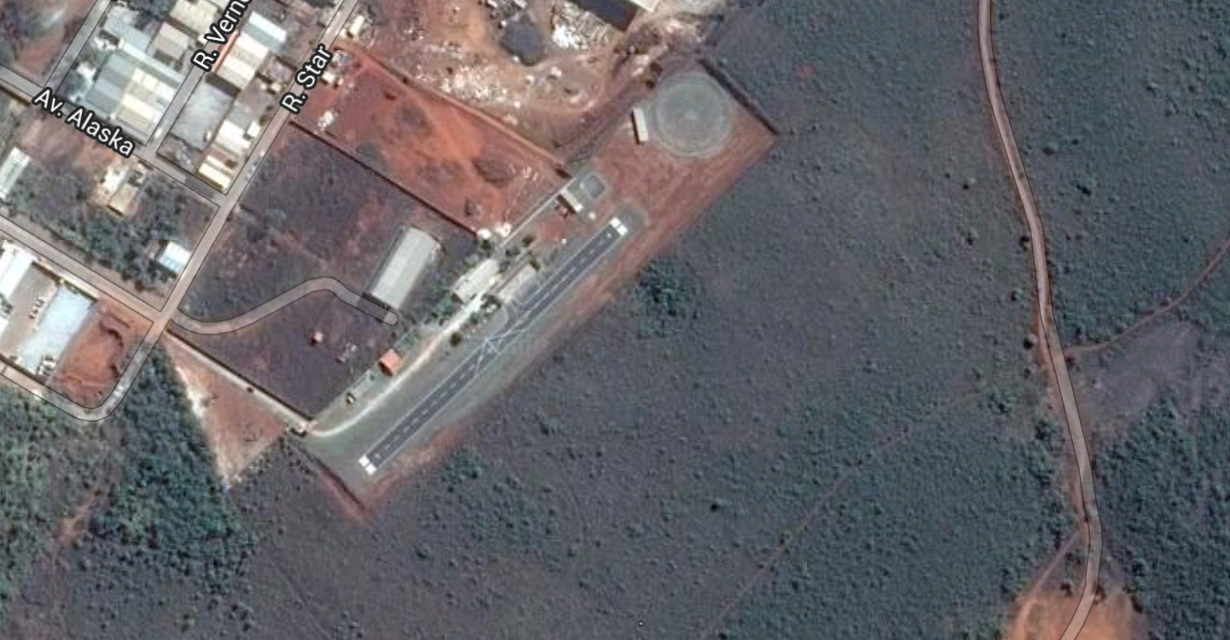
#> input picture map.png, 1230 x 640 px
$ python GetPos.py   (Python 2 division)   (older library calls are emulated)
#> lines starting #> are read from the running program, lines starting #| are printed output that depends on the picture; after the words box and inside, x2 and y2 are one past the last pixel; in counts of white or black regions, pixels touching at a corner belong together; long printed decimals are rounded
import numpy as np
import cv2
from matplotlib import pyplot as plt
import math


def rotationMatrix(theta):
    return ((math.cos(theta), -math.sin(theta)),(math.sin(theta), math.cos(theta)))

def drawCircle(img, x, y, radius):
    out = img.copy()

    # Draw a small circle at both co-ordinates
    # radius 4
    # colour blue
    # thickness = 1
    cv2.circle(out, (int(x),int(y)), radius, (0, 255, 0), radius/2)

    return out

def matMult(mat1, mat2):
    return (mat1[0][0]*mat2[0] + mat1[0][1]*mat2[1], mat1[1][0]*mat2[0] + mat1[1][1]*mat2[1])

def rotate(mat, theta):
    return matMult(rotationMatrix(theta), mat)

def drawDrone(img, x, y, theta):
    theta2 = theta + math.pi/2
    radius = 5

    # Define circle centers and front identifier on static reference
    circle1 = (radius, radius)
    circle2 = (-radius, radius)
    circle3 = (-radius, -radius)
    circle4 = (radius, -radius)
    front = (2, 0)

    # Rotate drone in theta
    circle1 = rotate(circle1, theta2)
    circle2 = rotate(circle2, theta2)
    circle3 = rotate(circle3, theta2)
    circle4 = rotate(circle4, theta2)
    front = rotate(front, theta2)

    # Translate to correct coordinates
    circle1 = (circle1[0] + x, circle1[1] + y)
    circle2 = (circle2[0] + x, circle2[1] + y)
    circle3 = (circle3[0] + x, circle3[1] + y)
    circle4 = (circle4[0] + x, circle4[1] + y)
    front = (front[0] + x, front[1] + y)

    # Draw
    out = drawCircle(img, circle1[0], circle1[1], radius)
    out = drawCircle(out, circle2[0], circle2[1], radius)
    out = drawCircle(out, circle3[0], circle3[1], radius)
    out = drawCircle(out, circle4[0], circle4[1], radius)
    cv2.line(out, (int(x),int(y)), (int(front[0]),int(front[1])), (0, 255, 0), 1)

    return out


def drawMatches(img1, kp1, img2, kp2, matches):
    """
    My own implementation of cv2.drawMatches as OpenCV 2.4.9
    does not have this function available but it's supported in
    OpenCV 3.0.0

    This function takes in two images with their associated
    keypoints, as well as a list of DMatch data structure (matches)
    that contains which keypoints matched in which images.

    An image will be produced where a montage is shown with
    the first image followed by the second image beside it.

    Keypoints are delineated with circles, while lines are connected
    between matching keypoints.

    img1,img2 - Grayscale images
    kp1,kp2 - Detected list of keypoints through any of the OpenCV keypoint
              detection algorithms
    matches - A list of matches of corresponding keypoints through any
              OpenCV keypoint matching algorithm
    """

    # Create a new output image that concatenates the two images together
    # (a.k.a) a montage
    rows1 = img1.shape[0]
    cols1 = img1.shape[1]
    rows2 = img2.shape[0]
    cols2 = img2.shape[1]

    out = np.zeros((max([rows1,rows2]),cols1+cols2,3), dtype='uint8')

    # Place the first image to the left
    out[:rows1,:cols1,:] = np.dstack([img1, img1, img1])

    # Place the next image to the right of it
    out[:rows2,cols1:cols1+cols2,:] = np.dstack([img2, img2, img2])

    # For each pair of points we have between both images
    # draw circles, then connect a line between them

    if isinstance(matches, list):
        for i in matches:
            for mat in i:

                # Get the matching keypoints for each of the images
                img1_idx = mat.queryIdx
                img2_idx = mat.trainIdx

                # x - columns
                # y - rows
                (x1,y1) = kp1[img1_idx].pt
                (x2,y2) = kp2[img2_idx].pt

                # Draw a small circle at both co-ordinates
                # radius 4
                # colour blue
                # thickness = 1
                cv2.circle(out, (int(x1),int(y1)), 4, (255, 0, 0), 1)
                cv2.circle(out, (int(x2)+cols1,int(y2)), 4, (255, 0, 0), 1)

                # Draw a line in between the two points
                # thickness = 1
                # colour blue
                cv2.line(out, (int(x1),int(y1)), (int(x2)+cols1,int(y2)), (255, 0, 0), 1)


    else:

        for mat in matches:

            # Get the matching keypoints for each of the images
            img1_idx = mat.queryIdx
            img2_idx = mat.trainIdx

            # x - columns
            # y - rows
            (x1,y1) = kp1[img1_idx].pt
            (x2,y2) = kp2[img2_idx].pt

            # Draw a small circle at both co-ordinates
            # radius 4
            # colour blue
            # thickness = 1
            cv2.circle(out, (int(x1),int(y1)), 4, (255, 0, 0), 1)
            cv2.circle(out, (int(x2)+cols1,int(y2)), 4, (255, 0, 0), 1)

            # Draw a line in between the two points
            # thickness = 1
            # colour blue
            cv2.line(out, (int(x1),int(y1)), (int(x2)+cols1,int(y2)), (255, 0, 0), 1)


    return out


def calcDeltaTheta(mapx1, mapy1, mapx2, mapy2, datax1, datay1, datax2, datay2):

    # Special cases
    if datax1 - datax2 == 0:
        if datay1 > datay2:
            angledata = math.pi/2
        else:
            angledata = math.pi*1.5
    elif datay1 - datay2 == 0:
        if datax1 > datax2:
            angledata = 0
        else:
            angledata = math.pi
    else:
        angledata = math.atan((datax1 - datax2) / (datay1 - datay2))


    if mapx1 - mapx2 == 0:
        if mapy1 > mapy2:
            anglemap = math.pi/2
        else:
            anglemap = math.pi*1.5
    elif mapy1 - mapy2 == 0:
        if mapx1 > mapx2:
            anglemap = 0
        else:
            anglemap = math.pi
    else:
        anglemap = math.atan((mapx1 - mapx2) / (mapy1 - mapy2))


    # Angle from data - angle from map = delta theta. By adding 2pi
    # then modding 2pi we guarantee that the result will be positive.
    return ((2*math.pi) + angledata - anglemap) % (math.pi)


# Warning: Assumes that images have not been rescaled or warped
def calcScale(mapx1, mapy1, mapx2, mapy2, datax1, datay1, datax2, datay2):
    return math.sqrt((datax1-datax2)**2 + (datay1-datay2)**2) / math.sqrt((mapx1-mapx2)**2 + (mapy1-mapy2)**2)


img1 = cv2.imread('map.png',0)          # queryImage
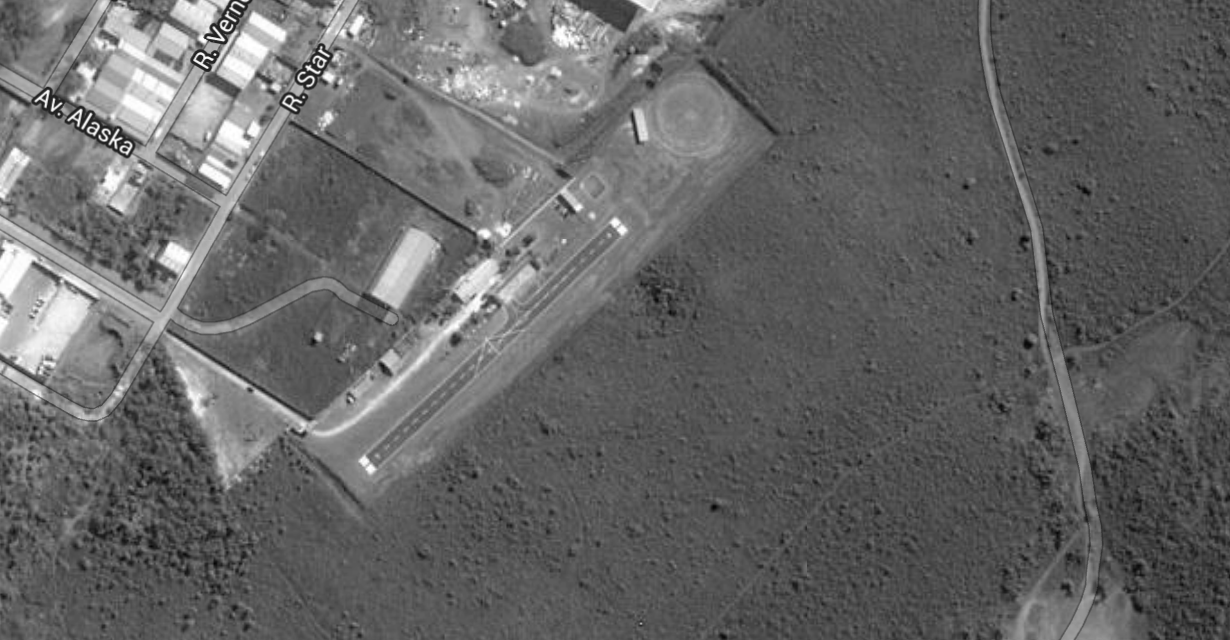
#> img1: shape (640, 1230); min 5, max 255, mean 101.2
img2 = cv2.imread('data.png',0) # trainImage
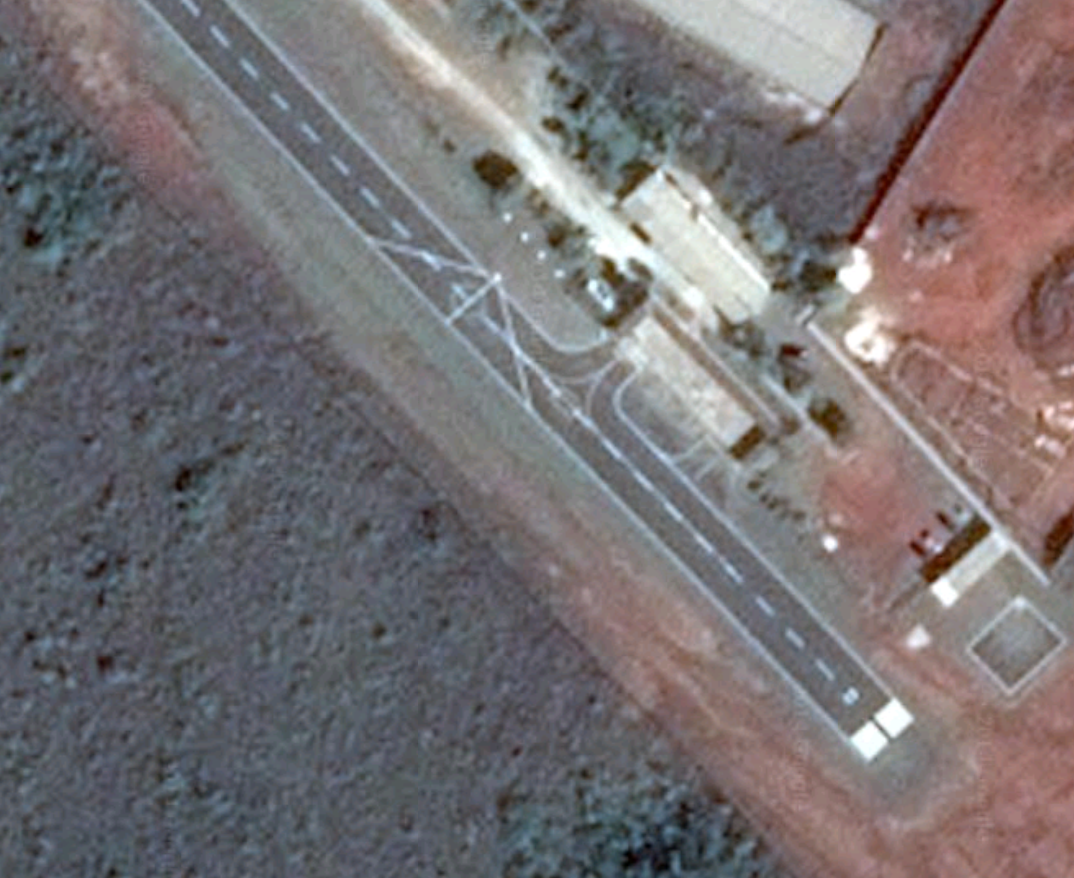
#> input picture data.png, 1074 x 878 px
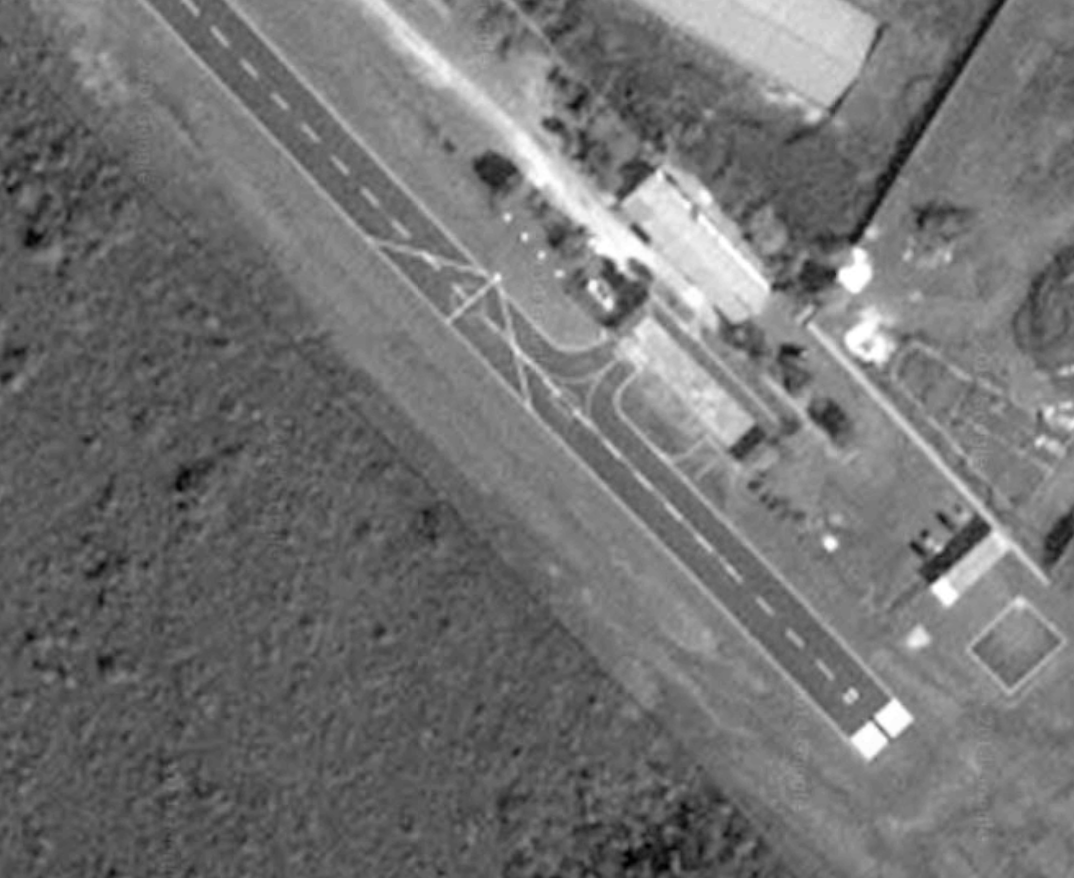
#> img2: shape (878, 1074); min 0, max 255, mean 114.2

# Initiate SIFT detector
sift = cv2.SIFT()

# find the keypoints and descriptors with SIFT
kp1, des1 = sift.detectAndCompute(img1,None)
#> kp1 = 5091 keypoints; strongest (x, y, size): (211, 59, 2.1), (309, 68, 3.3), (54, 100, 1.8), (207, 67, 2)
kp2, des2 = sift.detectAndCompute(img2,None)
#> kp2 = 1602 keypoints; strongest (x, y, size): (855, 272, 24.1), (830, 543, 9.3), (945, 590, 17.7), (895, 717, 19.5)

# BFMatcher with default params
bf = cv2.BFMatcher()
matches = bf.knnMatch(des1,des2, k=2)
#> matches = 5091 matches

# Apply ratio test
good = []
for m,n in matches:
    if m.distance < 0.2*n.distance:
        good.append([m])
#> after the loop, good = 12 matches

# cv2.drawMatchesKnn expects list of lists as matches.
img3 = drawMatches(img1,kp1,img2,kp2,good)
#> in drawMatches, `out[:rows1,:cols1,:] = np.dstack([img1, img1, img1])`:
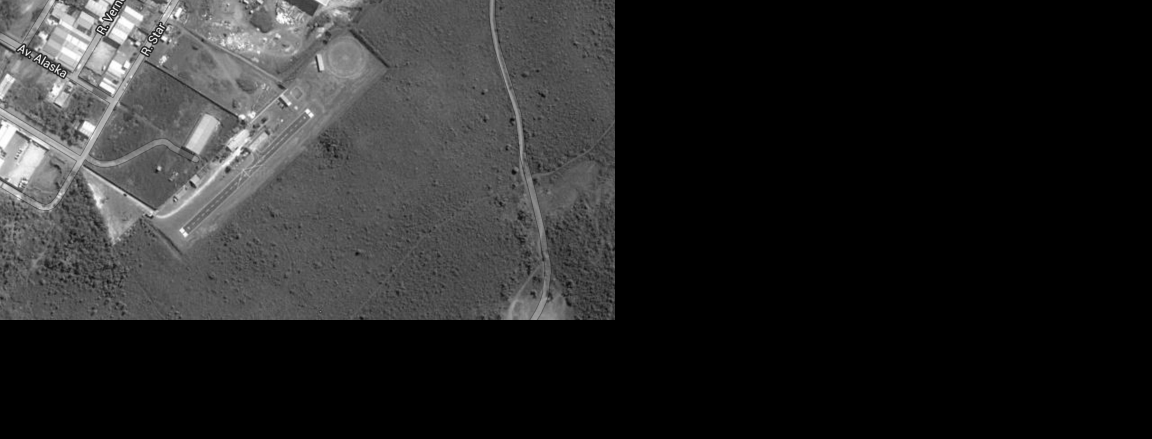
#> out: shape (878, 2304, 3) (shown at 1/2 size); min 0, max 255, mean 39.4
#> in drawMatches, `out[:rows2,cols1:cols1+cols2,:] = np.dstack([img2, img2, img2])`:
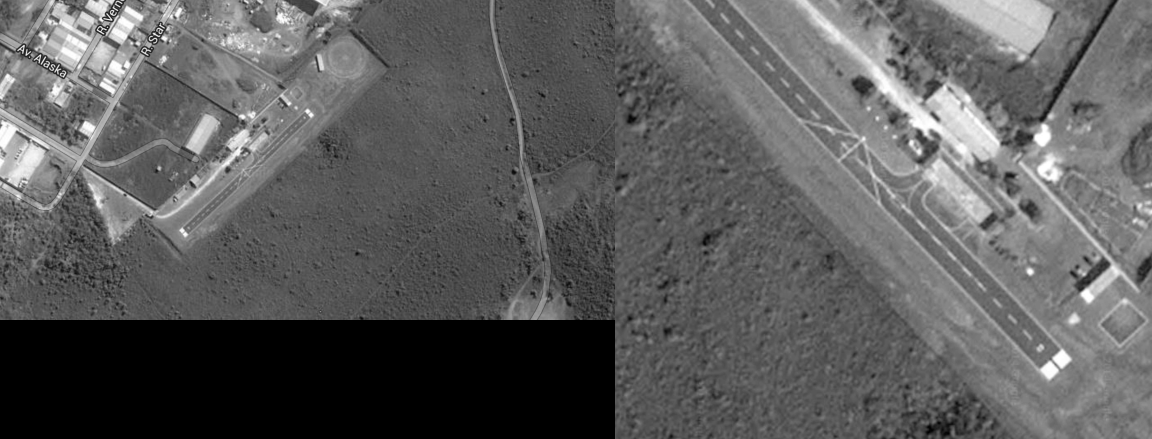
#> out: shape (878, 2304, 3) (shown at 1/2 size); min 0, max 255, mean 92.6
#> the loop in drawMatches, `for i in matches:` made 12 passes
#> after the loop in drawMatches, `for i in matches:`:
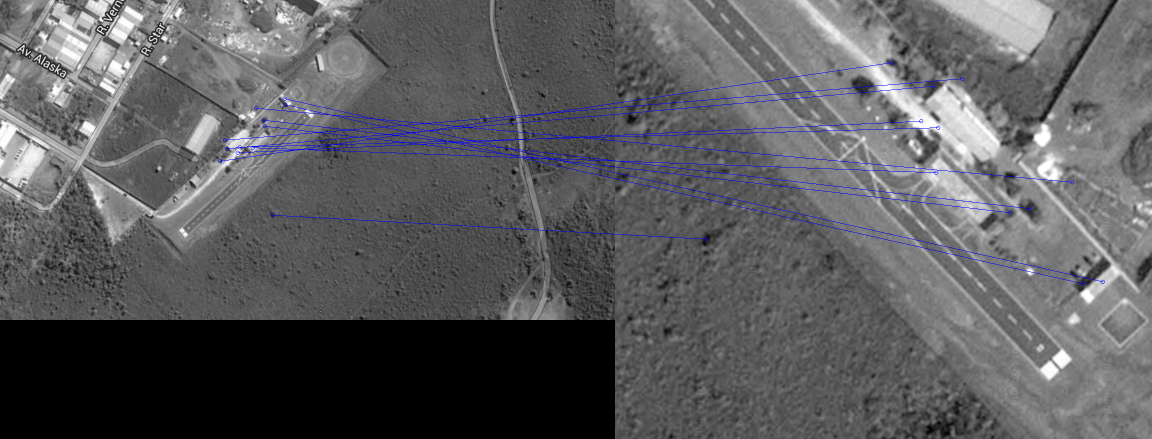
#> out: shape (878, 2304, 3) (shown at 1/2 size); 0.85% of pixels changed, all inside (x1, y1, x2, y2) = (436, 121, 2210, 572); drawn as B, G, R

# [6 lines of commented-out code are left out]
theta = 0
scale = 0
dronex = 0
droney = 0
num = 0
for i in good:
    for mat in i:
        img1_idx = mat.queryIdx
        img2_idx = mat.trainIdx
        (x11,y11) = kp1[img1_idx].pt
        (x12,y12) = kp2[img2_idx].pt

        for j in good:
            for mat2 in j:
                if j == i: continue # Dont calculate for equal points
                img1_idx = mat2.queryIdx
                img2_idx = mat2.trainIdx
                (x21,y21) = kp1[img1_idx].pt
                (x22,y22) = kp2[img2_idx].pt

                # TODO: Switch to medium element
                theta += calcDeltaTheta(x11, y11, x21, y21, x12, y12, x22, y22)
                scale += calcScale(x11, y11, x21, y21, x12, y12, x22, y22)
                #print 'Theta: ' + str(theta) + ' Angledata: ' + str(angledata) + ' Anglemap: ' + str(anglemap)
                num += 1
#> this loop made 12 passes
#> after the loop, num = 132; scale = 448.1; theta = 207.4

# Get average
theta /= num
#> theta = 1.57
scale /= num
#> scale = 3.39

# Get center of data image:
datacentery = img2.shape[0]/2
#> datacentery = 439
datacenterx = img2.shape[1]/2
#> datacenterx = 537

num = 0
for i in good:
    for mat in i:
        img1_idx = mat.queryIdx
        img2_idx = mat.trainIdx
        (mapx,mapy) = kp1[img1_idx].pt
        (datax,datay) = kp2[img2_idx].pt

        # Translate points by center of image
        datax -= datacenterx
        datay -= datacentery

        # Rotate points by theta
        dataxline = (datax*math.cos(-theta)) - (datay*math.sin(-theta))
        datayline = (datax*math.sin(-theta)) + (datay*math.cos(-theta))

        # Get negative vector to center adjusted by scale
        dataxline = -dataxline/scale
        datayline = -datayline/scale

        # Apply vector to original image
        dronex += mapx + dataxline
        droney += mapy + datayline

        num += 1
#> this loop made 12 passes
#> after the loop, dronex = 6401.5; droney = 3927.3; num = 12

dronex /= num
#> dronex = 533.5
droney /= num
#> droney = 327.3


print 'Theta: ' + str(theta)
#| Theta: 1.571
print 'Scale: ' + str(scale)
#| Scale: 3.395
print 'X: ' + str(dronex)
#| X: 533.458
print 'Y: ' + str(droney)
#| Y: 327.278

drone = drawDrone(img1, dronex, droney, theta)
#> in drawDrone, `theta2 = theta + math.pi/2`: theta2 = 3.14
#> in drawDrone, `circle1 = rotate(circle1, theta2)`: circle1 = (-5, -5)
#> in drawDrone, `circle2 = rotate(circle2, theta2)`: circle2 = (5, -5)
#> in drawDrone, `circle3 = rotate(circle3, theta2)`: circle3 = (5, 5)
#> in drawDrone, `circle4 = rotate(circle4, theta2)`: circle4 = (-5, 5)
#> in drawDrone, `front = rotate(front, theta2)`: front = (-2, -0.000823)
#> in drawDrone, `circle1 = (circle1[0] + x, circle1[1] + y)`: circle1 = (528.5, 322.3)
#> in drawDrone, `circle2 = (circle2[0] + x, circle2[1] + y)`: circle2 = (538.5, 322.3)
#> in drawDrone, `circle3 = (circle3[0] + x, circle3[1] + y)`: circle3 = (538.5, 332.3)
#> in drawDrone, `circle4 = (circle4[0] + x, circle4[1] + y)`: circle4 = (528.5, 332.3)
#> in drawDrone, `front = (front[0] + x, front[1] + y)`: front = (531.5, 327.3)
#> in drawCircle, `cv2.circle(out, (int(x),int(y)), radius, (0, 255, 0), radius/2)`: out: shape (640, 1230); 0.01% of pixels changed, all inside (x1, y1, x2, y2) = (522, 316, 535, 329)
#> in drawCircle (call 2), `cv2.circle(out, (int(x),int(y)), radius, (0, 255, 0), radius/2)`: out: shape (640, 1230); min 0, max 255, mean 101.2
#> in drawCircle (call 3), `cv2.circle(out, (int(x),int(y)), radius, (0, 255, 0), radius/2)`: out: shape (640, 1230); min 0, max 255, mean 101.2
#> in drawCircle (call 4), `cv2.circle(out, (int(x),int(y)), radius, (0, 255, 0), radius/2)`: out: shape (640, 1230); min 0, max 255, mean 101.2
#> in drawDrone, `cv2.line(out, (int(x),int(y)), (int(front[0]),int(front[1])), (0, 255,..`: out: shape (640, 1230); min 0, max 255, mean 101.2

#plt.imshow(drone),plt.show()

#plt.imshow(img3),plt.show()


cv2.imwrite('res.png',img3)
cv2.imwrite('drone.png',drone)
